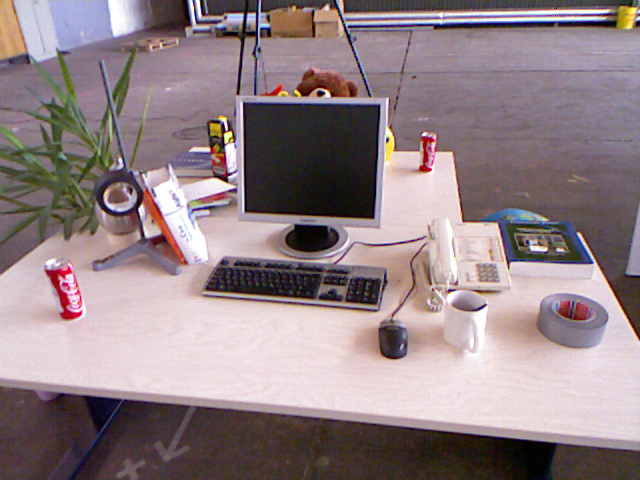
//> input picture orb_slam_algorithm/1.png, 640 x 480 px
$ ./main   (built with g++ and OpenCV 4)
//> lines starting //> are read from the running program, lines starting //| are printed output that depends on the picture; after the words box and inside, x2 and y2 are one past the last pixel; in counts of white or black regions, pixels touching at a corner belong together
#include <opencv2/opencv.hpp>  // OpenCV 라이브러리 포함 (이미지 처리 및 컴퓨터 비전 기능 제공)
#include <vector>             // std::vector 사용을 위해 포함 (동적 배열)
#include <iostream>           // std::cout, std::cerr 등의 입출력 기능 사용을 위해 포함

// Harris 코너 검출 함수: 이미지에서 코너(특징점)를 검출
// - image: 입력 이미지 (그레이스케일)
// - corners: 검출된 특징점의 좌표를 저장할 벡터
// - blockSize: 코너 검출에 사용될 이웃 픽셀의 크기 (기본값: 2)
// - ksize: Sobel 연산자의 크기 (기본값: 3)
// - k: Harris 코너 검출 공식에서 사용하는 자유 파라미터 (기본값: 0.04)
void detectHarrisCorners(const cv::Mat& image, std::vector<cv::Point>& corners, int blockSize = 2, int ksize = 3, double k = 0.04) {
    // Harris 코너 응답을 저장할 행렬 생성 (이미지와 동일한 크기, 32비트 실수형)
    cv::Mat dst = cv::Mat::zeros(image.size(), CV_32FC1);

    // Harris 코너 검출 수행
    // - image: 입력 이미지 (그레이스케일)
    // - dst: 코너 응답이 저장될 행렬
    // - blockSize: 코너 검출에 사용될 이웃 픽셀의 크기
    // - ksize: Sobel 연산자의 크기
    // - k: Harris 코너 검출 공식에서 사용하는 자유 파라미터
    cv::cornerHarris(image, dst, blockSize, ksize, k);

    // dst 행렬의 최소값과 최대값을 구함
    double minVal, maxVal;
    cv::Point minLoc, maxLoc;
    // minMaxLoc 함수를 사용해 dst의 최소값, 최대값, 그리고 그 위치를 찾음
    // - dst: 입력 행렬
    // - &minVal: 최소값을 저장할 변수의 포인터
    // - &maxVal: 최대값을 저장할 변수의 포인터
    // - &minLoc: 최소값의 위치를 저장할 cv::Point 객체의 포인터
    // - &maxLoc: 최대값의 위치를 저장할 cv::Point 객체의 포인터
    cv::minMaxLoc(dst, &minVal, &maxVal, &minLoc, &maxLoc);

    // 특징점으로 선택할 임계값 계산 (최대 응답값의 1%)
    double threshold = 0.01 * maxVal;

    // dst 행렬을 순회하며 응답값이 임계값보다 큰 지점을 특징점으로 선택
    for (int y = 0; y < dst.rows; y++) {
        for (int x = 0; x < dst.cols; x++) {
            if (dst.at<float>(y, x) > threshold) {
                // 응답값이 임계값보다 크면 해당 좌표(x, y)를 특징점으로 저장
                corners.push_back(cv::Point(x, y));
            }
        }
    }
}

// 간단한 설명자 추출 함수: 특징점 주변의 픽셀 패치를 설명자로 사용
// - image: 입력 이미지 (그레이스케일)
// - corners: 검출된 특징점의 좌표를 저장한 벡터
// - descriptors: 각 특징점에 대한 설명자를 저장할 행렬
// - patchSize: 설명자로 사용할 픽셀 패치의 크기 (기본값: 5, 즉 5x5 패치)
void computeSimpleDescriptors(const cv::Mat& image, const std::vector<cv::Point>& corners, cv::Mat& descriptors, int patchSize = 5) {
    int halfPatch = patchSize / 2;  // 패치의 절반 크기 (예: 5x5 패치의 경우 2)

    // 설명자를 저장할 행렬 초기화
    // - 행 수: 특징점의 개수 (corners.size())
    // - 열 수: 패치 크기 (patchSize * patchSize, 예: 25)
    // - 데이터 타입: 32비트 실수형 (CV_32FC1)
    descriptors = cv::Mat::zeros(static_cast<int>(corners.size()), patchSize * patchSize, CV_32FC1);

    // 각 특징점에 대해 설명자 추출
    for (size_t i = 0; i < corners.size(); i++) {
        int x = corners[i].x;  // 특징점의 x 좌표
        int y = corners[i].y;  // 특징점의 y 좌표
        int idx = 0;  // 설명자 벡터의 인덱스

        // 특징점 주변의 패치 영역을 순회 (예: -2 ~ 2)
        for (int dy = -halfPatch; dy <= halfPatch; dy++) {
            for (int dx = -halfPatch; dx <= halfPatch; dx++) {
                int px = x + dx;  // 패치 내 픽셀의 x 좌표
                int py = y + dy;  // 패치 내 픽셀의 y 좌표

                // 픽셀이 이미지 경계 내에 있는지 확인
                if (px >= 0 && px < image.cols && py >= 0 && py < image.rows) {
                    // 이미지의 픽셀 값을 실수형으로 변환하여 설명자에 저장
                    descriptors.at<float>(i, idx) = static_cast<float>(image.at<uchar>(py, px));
                } else {
                    // 경계 밖의 픽셀은 0으로 설정
                    descriptors.at<float>(i, idx) = 0.0f;
                }
                idx++;  // 다음 설명자 요소로 이동
            }
        }
    }
}

int main() {
    // 1. 이미지 로드 (그레이스케일)
    // - "1.png" 파일을 그레이스케일로 읽어옴
    cv::Mat image = cv::imread("1.png", cv::IMREAD_GRAYSCALE);
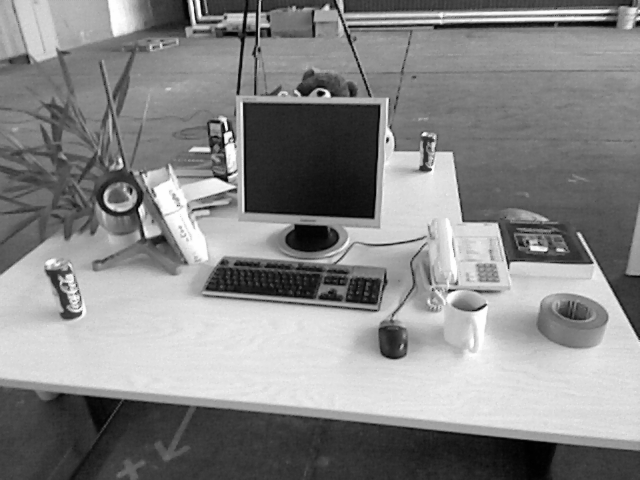
//> image: 480 rows x 640 cols, CV_8UC1; min 1, max 254, mean 134.7
    if (image.empty()) {
        // 이미지를 로드하지 못한 경우 에러 메시지 출력 후 종료
        std::cerr << "Error: Could not load image." << std::endl;
        return 1;
    }

    // 2. 특징점 검출 (Harris 코너 검출)
    std::vector<cv::Point> corners;  // 특징점 좌표를 저장할 벡터
    detectHarrisCorners(image, corners);  // Harris 코너 검출 함수 호출
//> in detectHarrisCorners, `cv::cornerHarris(image, dst, blockSize, ksize, k);`:
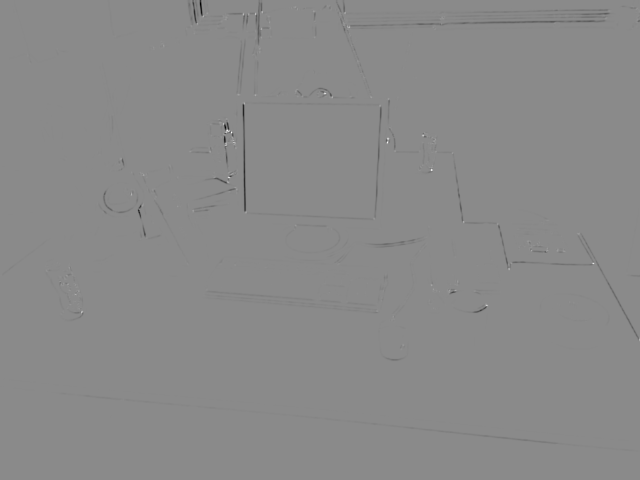
//> dst: 480 rows x 640 cols, CV_32FC1; min -0.0183, max 0.0154, mean -4.99e-05; drawn with min black and max white
//> in detectHarrisCorners, `cv::minMaxLoc(dst, &minVal, &maxVal, &minLoc, &maxLoc);`: minVal = -0.0183; maxVal = 0.0154; minLoc = Point(200, 3); maxLoc = Point(231, 132)
//> in detectHarrisCorners, `double threshold = 0.01 * maxVal;`: threshold = 0.000154
//> after the loop in detectHarrisCorners, `for (int y = 0; y < dst.rows; y++)`: corners = 1722 Points (x, y), first 12: [329, 4], [327, 5], [328, 5], [329, 5], [293, 6], [294, 6], [295, 6], [296, 6], [327, 6], [328, 6], [631, 6], [632, 6]

    // 3. 설명자 추출 (5x5 픽셀 패치)
    cv::Mat descriptors;  // 설명자를 저장할 행렬
    computeSimpleDescriptors(image, corners, descriptors);  // 설명자 추출 함수 호출
//> the loop in computeSimpleDescriptors, `for (size_t i = 0; i < corners.size(); i++)` made 1722 passes

    // 4. 결과 출력 (특징점 수와 설명자 크기)
    // - 검출된 특징점의 개수 출력
    std::cout << "Number of corners detected: " << corners.size() << std::endl;
//| Number of corners detected: 1722
    // - 각 특징점의 설명자 크기 출력 (5x5 패치가 1차원으로 펼쳐져 25개의 실수값)
    std::cout << "Descriptor size per corner: " << descriptors.cols << " (5x5 patch flattened)" << std::endl;
//| Descriptor size per corner: 25 (5x5 patch flattened)

    // 5. 특징점 시각화
    cv::Mat output = image.clone();  // 원본 이미지를 복사하여 시각화용 이미지 생성
    for (const auto& corner : corners) {
        // 각 특징점에 반지름 5, 흰색(255), 두께 2의 원을 그림
        cv::circle(output, corner, 5, cv::Scalar(255), 2);
    }
//> this loop made 1722 passes
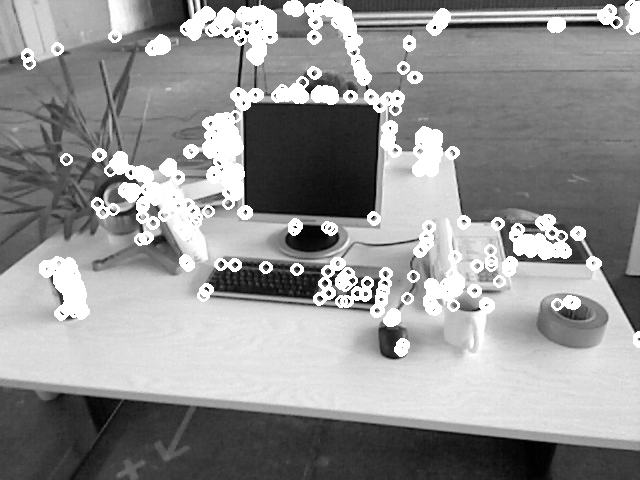
//> output: 480 rows x 640 cols, CV_8UC1; 10.06% of pixels changed, all inside (x1, y1, x2, y2) = (21, 0, 640, 357)
    // 시각화된 이미지를 "Detected Corners"라는 창에 표시
    cv::imshow("Detected Corners", output);
    // 사용자가 키를 누를 때까지 대기
    cv::waitKey(0);

    return 0;  // 프로그램 정상 종료
}
